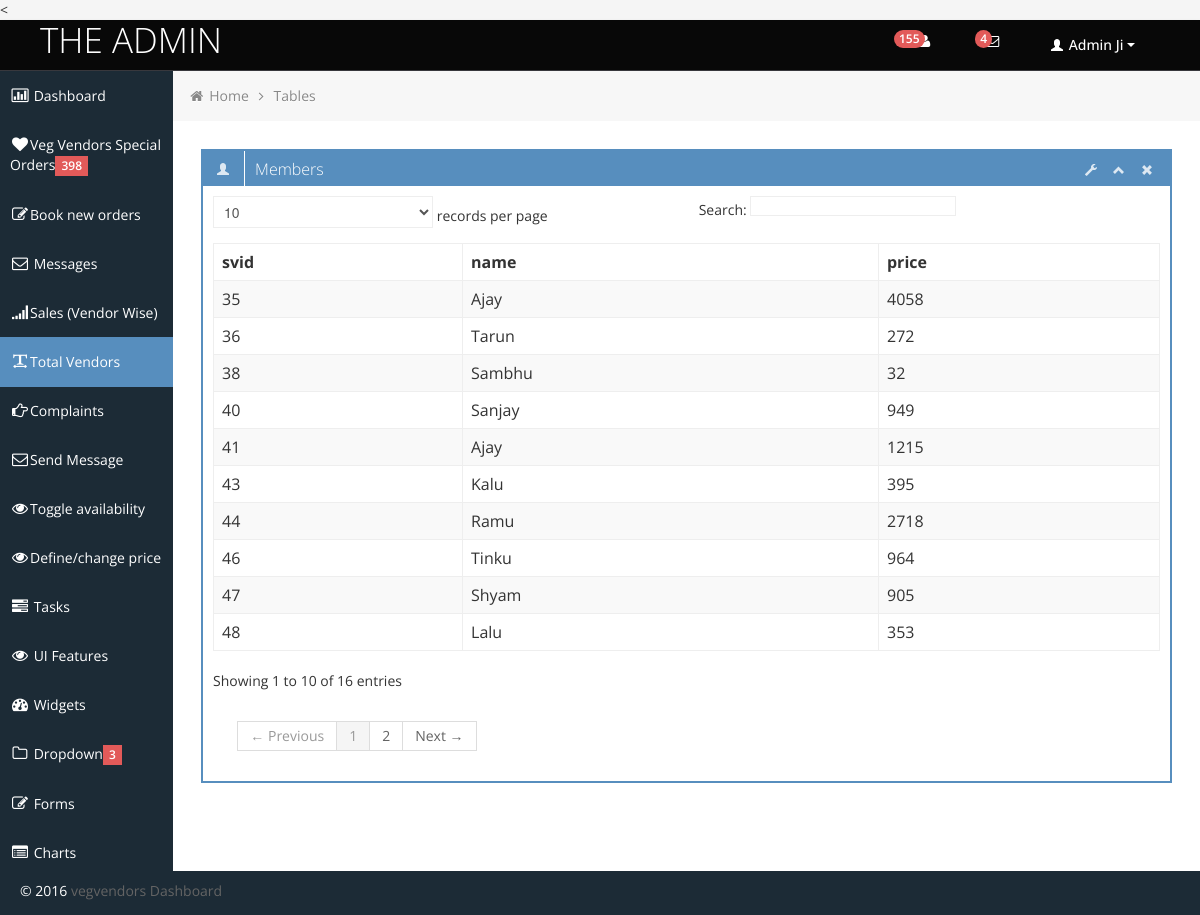
The page /admin/topvendors.php on the database its author committed.
### tables this page shows
CREATE TABLE IF NOT EXISTS `sabzi_wala` (
  `svid` int(10) NOT NULL AUTO_INCREMENT,
  `name` varchar(45) NOT NULL,
  `pic` mediumtext NOT NULL,
  `contact` varchar(10) NOT NULL,
  `sabzi_category1` tinyint(1) NOT NULL DEFAULT '0',
  `sabzi_category2` tinyint(1) NOT NULL DEFAULT '0',
  `sabzi_category3` tinyint(1) NOT NULL DEFAULT '0',
  `sabzi_category4` tinyint(1) NOT NULL DEFAULT '0',
  `dor` timestamp NOT NULL DEFAULT CURRENT_TIMESTAMP,
  `place_code` varchar(45) NOT NULL,
  `gender` varchar(45) DEFAULT NULL,
  `available` tinyint(1) NOT NULL DEFAULT '1',
  PRIMARY KEY (`svid`)
);

### admin/topvendors.php (the view, shortened to what this page needs)
<html lang="en">
<head>
	<link id="bootstrap-style" href="css/bootstrap.min.css" rel="stylesheet">
	<link href="css/bootstrap-responsive.min.css" rel="stylesheet">
	<link id="base-style" href="css/style.css" rel="stylesheet">
	<link id="base-style-responsive" href="css/style-responsive.css" rel="stylesheet">
</head>
<body>
<?php
include("header.php");
?>
		<div class="container-fluid-full">
		<div class="row-fluid">
			<?php
include("sidemenu.php");
?>
			<div id="content" class="span10">
			<ul class="breadcrumb">
				<li>
					<i class="icon-home"></i>
					<a href="index.html">Home</a>
					<i class="icon-angle-right"></i>
				</li>
				<li><a href="#">Tables</a></li>
			</ul>
			<div class="row-fluid sortable">
				<div class="box span12">
					<div class="box-header" data-original-title>
						<h2><i class="halflings-icon white user"></i><span class="break"></span>Members</h2>
						<div class="box-icon">
							<a href="#" class="btn-setting"><i class="halflings-icon white wrench"></i></a>
							<a href="#" class="btn-minimize"><i class="halflings-icon white chevron-up"></i></a>
							<a href="#" class="btn-close"><i class="halflings-icon white remove"></i></a>
						</div>
					</div>
				<div class="box-content">
						 <table class="table table-striped table-bordered bootstrap-datatable datatable">
						  <thead>
							  <tr>
								  <th>svid</th>
								  <th>name</th>
								  <th>price</th>
							  </tr>
						  </thead>
						  <tbody>
			<?php
$query1 = $db->query("SELECT s.svid, s.name, sum( o.price ) FROM sabzi_wala s INNER JOIN sub_orders o ON s.svid = o.svid GROUP BY s.svid");
			 while($row1=$query1->fetch_assoc())
			 {
			?>
				<tr>
								<td><?php echo $row1['svid']; ?></td>
								<td><?php echo $row1['name']; ?></td>
								<td><?php echo $row1['sum( o.price )']; ?></td>
				</tr>
<?php
	}
?>						 </table>
</div>
				</div>
				</div>
			</div>
	</div>
		</div>
<footer>
		<p>
			<span style="text-align:left;float:left">&copy; 2016 <a href="http://kryptotech.co.in/">vegvendors Dashboard</a></span>
		</p>
	</footer>
</body>
</html>

### admin/css/style.css (style rules this page uses)
body { background: #F5F5F5; color: #333; border: none; font-family: 'Open Sans', sans-serif; font-weight: 400; }
h2 { font-size: 16px; line-height: 16px; }
#content { background: #ffffff; filter: none; min-height: 100%; padding: 20px 20px; position: relative; }
.breadcrumb { margin: -28px -28px 28px -28px; line-height: 34px; background: #F7F7F7; border: 0px; color: #888; -webkit-box-shadow: none; -moz-box-shadow: none; box-shadow: none; -webkit-border-radius: 0px; -moz-border-radius: 0px; border-radius: 0px; }
.breadcrumb a { color: #888; text-shadow: 0px 1px 1px #fff; }
.box { border: 2px solid #578EBE; background: #fff !important; margin-bottom: 28px; }
.box-header { height: 16px; font-size: 16px; line-height: 16px; padding: 10px; background: #578EBE; -webkit-box-shadow: none; -moz-box-shadow: none; box-shadow: none; overflow: hidden; }
.box-header h2 { float:left; margin-top: 0px; font-weight: 300; }
.box-header .box-icon, .box-header h2 { color:#fff; }
.box-header h2 i { margin: 0px 3px 0px 4px; opacity: .8; filter: alpha(opacity=80); -ms-filter:"progid:DXImageTransform.Microsoft.Alpha(Opacity=80)"; }
.box-header .box-icon { float:right; margin-top: 1px; }
.box-header .box-icon i { -webkit-transition: all 0.1s ease-in-out; -moz-transition: all 0.1s ease-in-out; -o-transition: all 0.1s ease-in-out; -ms-transition: all 0.1s ease-in-out; transition: all 0.1s ease-in-out; opacity: .8; filter: alpha(opacity=80); -ms-filter:"progid:DXImageTransform.Microsoft.Alpha(Opacity=80)"; }
.box-header .box-icon a { margin: 0px 5px; }
.box-content { position: relative; z-index: 50; margin-top: -1px; padding: 10px; background: #fff !important; }
.table th, .table td { border-top: 1px solid #eee; }
.table-bordered { border-color: #eee; -webkit-border-radius: 0px !important; -moz-border-radius: 0px !important; border-radius: 0px !important; }
.table-bordered th, .table-bordered td { border-left: 1px solid #eee; }
.table-bordered thead:first-child tr:first-child > th:first-child, .table-bordered tbody:first-child tr:first-child > td:first-child, .table-bordered tbody:first-child tr:first-child > th:first-child { -webkit-border-radius: 0px !important; -moz-border-radius: 0px !important; border-radius: 0px !important; }
.table-bordered thead:first-child tr:first-child > th:last-child, .table-bordered tbody:first-child tr:first-child > td:last-child, .table-bordered tbody:first-child tr:first-child > th:last-child { -webkit-border-radius: 0px !important; -moz-border-radius: 0px !important; border-radius: 0px !important; }
.table-bordered thead:last-child tr:last-child > th:first-child, .table-bordered tbody:last-child tr:last-child > td:first-child, .table-bordered tbody:last-child tr:last-child > th:first-child, .table-bordered tfoot:last-child tr:last-child > td:first-child, .table-bordered tfoot:last-child tr:last-child > th:first-child { -webkit-border-radius: 0px !important; -moz-border-radius: 0px !important; border-radius: 0px !important; }
.table-bordered thead:last-child tr:last-child > th:last-child, .table-bordered tbody:last-child tr:last-child > td:last-child, .table-bordered tbody:last-child tr:last-child > th:last-child, .table-bordered tfoot:last-child tr:last-child > td:last-child, .table-bordered tfoot:last-child tr:last-child > th:last-child { -webkit-border-radius: 0px !important; -moz-border-radius: 0px !important; border-radius: 0px !important; }
footer { min-height: 24px; background: #1C2B36;; color: #fff !important; -webkit-border-radius: 0px; -moz-border-radius: 0px; border-radius: 0px; }

### admin/css/style-responsive.css (style rules this page uses)
@media (min-width: 1200px) { .container-fluid-full { overflow: hidden; position: relative; height: 100%; } }
@media (min-width: 1200px) { #content { width: 85.578%; padding: 28px; margin: 0px 0px; margin-left: 14.422% !important; } }
@media (min-width: 1200px) { footer { margin: 0px 0px 0px 0px; padding: 10px 20px; } }

### rows shown on the page
sabzi_wala: svid "35", name "Ajay", sum "4058"
sabzi_wala: svid "36", name "Tarun", sum "272"
sabzi_wala: svid "38", name "Sambhu", sum "32"
sabzi_wala: svid "40", name "Sanjay", sum "949"
sabzi_wala: svid "41", name "Ajay", sum "1215"
sabzi_wala: svid "43", name "Kalu", sum "395"
sabzi_wala: svid "44", name "Ramu", sum "2718"
sabzi_wala: svid "46", name "Tinku", sum "964"
sabzi_wala: svid "47", name "Shyam", sum "905"
sabzi_wala: svid "48", name "Lalu", sum "353"

### other values the page prints
$count "155"
$coun "398"
